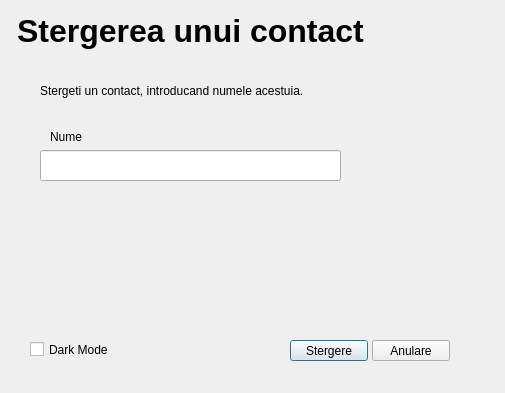
<?xml version="1.0" encoding="UTF-8"?>
<ui version="4.0">
 <class>DeleteDB</class>
 <widget class="QDialog" name="DeleteDB">
  <property name="geometry">
   <rect>
    <x>0</x>
    <y>0</y>
    <width>505</width>
    <height>393</height>
   </rect>
  </property>
  <property name="windowTitle">
   <string>Dialog</string>
  </property>
  <widget class="QLineEdit" name="lineEdit">
   <property name="geometry">
    <rect>
     <x>40</x>
     <y>150</y>
     <width>301</width>
     <height>31</height>
    </rect>
   </property>
  </widget>
  <widget class="QPushButton" name="pushButton">
   <property name="geometry">
    <rect>
     <x>290</x>
     <y>340</y>
     <width>78</width>
     <height>21</height>
    </rect>
   </property>
   <property name="text">
    <string>Stergere</string>
   </property>
  </widget>
  <widget class="QPushButton" name="pushButton_2">
   <property name="geometry">
    <rect>
     <x>372</x>
     <y>340</y>
     <width>78</width>
     <height>21</height>
    </rect>
   </property>
   <property name="text">
    <string>Anulare</string>
   </property>
  </widget>
  <widget class="QLabel" name="label">
   <property name="geometry">
    <rect>
     <x>50</x>
     <y>130</y>
     <width>47</width>
     <height>13</height>
    </rect>
   </property>
   <property name="text">
    <string>Nume</string>
   </property>
  </widget>
  <widget class="QLabel" name="label_3">
   <property name="geometry">
    <rect>
     <x>40</x>
     <y>20</y>
     <width>411</width>
     <height>141</height>
    </rect>
   </property>
   <property name="text">
    <string>Stergeti un contact, introducand numele acestuia.</string>
   </property>
   <property name="wordWrap">
    <bool>true</bool>
   </property>
  </widget>
  <widget class="QLabel" name="label_2">
   <property name="geometry">
    <rect>
     <x>0</x>
     <y>0</y>
     <width>381</width>
     <height>61</height>
    </rect>
   </property>
   <property name="font">
    <font>
     <pointsize>24</pointsize>
     <weight>75</weight>
     <bold>true</bold>
    </font>
   </property>
   <property name="text">
    <string>Stergerea unui contact</string>
   </property>
   <property name="alignment">
    <set>Qt::AlignCenter</set>
   </property>
  </widget>
  <widget class="QCheckBox" name="checkBox">
   <property name="geometry">
    <rect>
     <x>30</x>
     <y>340</y>
     <width>181</width>
     <height>19</height>
    </rect>
   </property>
   <property name="text">
    <string>Dark Mode</string>
   </property>
  </widget>
  <widget class="QLabel" name="background2">
   <property name="geometry">
    <rect>
     <x>0</x>
     <y>0</y>
     <width>800</width>
     <height>600</height>
    </rect>
   </property>
   <property name="text">
    <string/>
   </property>
  </widget>
  <zorder>background2</zorder>
  <zorder>lineEdit</zorder>
  <zorder>pushButton</zorder>
  <zorder>pushButton_2</zorder>
  <zorder>label</zorder>
  <zorder>label_3</zorder>
  <zorder>label_2</zorder>
  <zorder>checkBox</zorder>
 </widget>
 <resources/>
 <connections/>
</ui>
